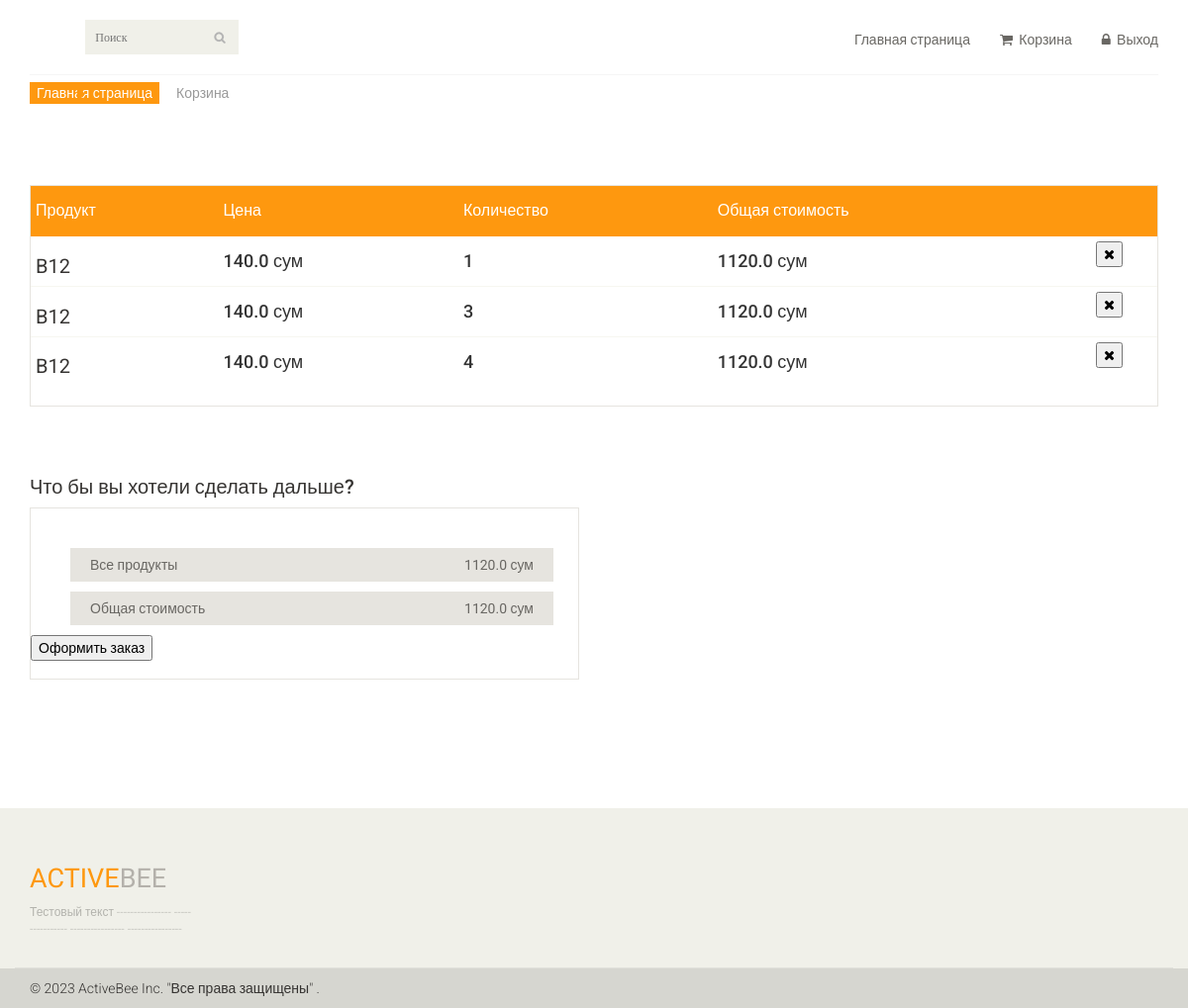
The app's page /basket (signed in), older data.
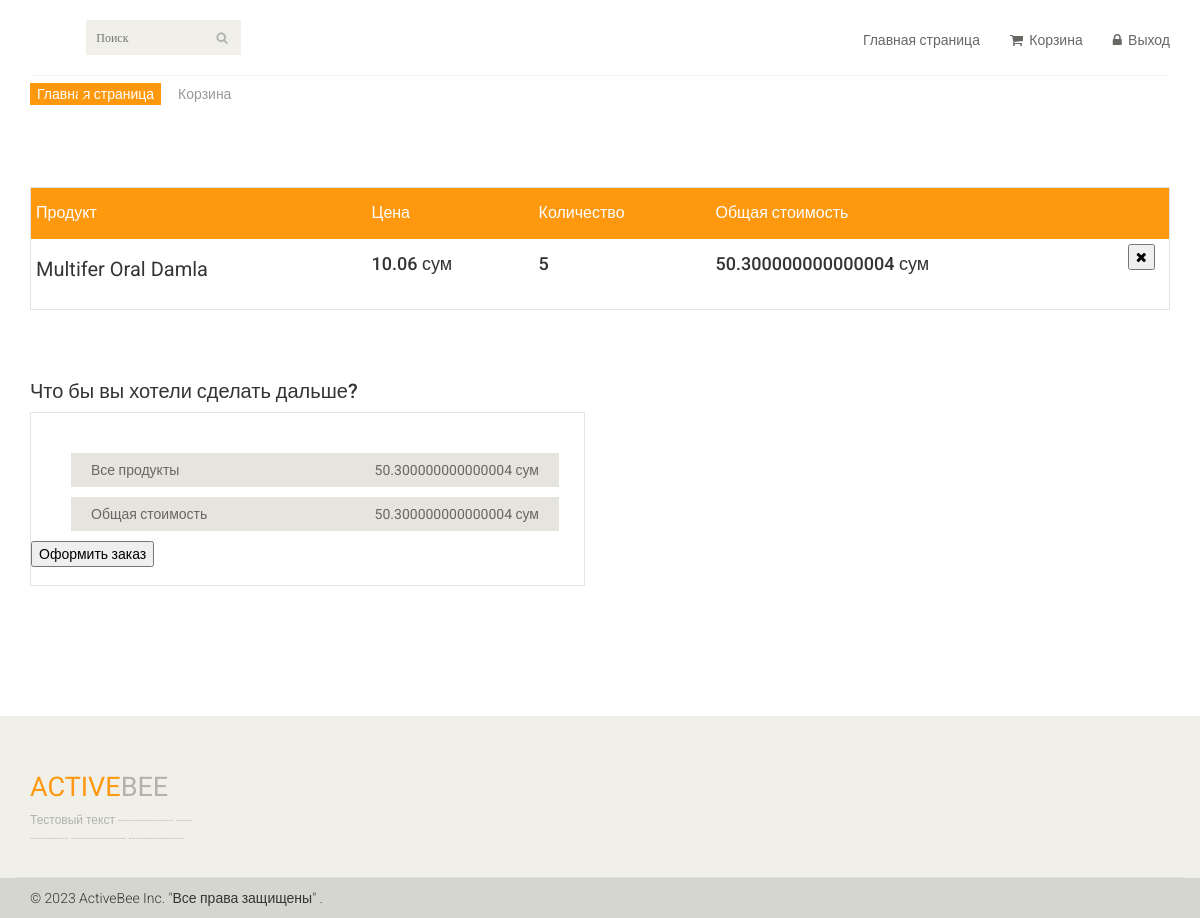
The same page, newer data.
### main_page/models.py (models this page shows, shortened)
class Basket(models.Model):
    user_id = models.IntegerField()
    user_product = models.ForeignKey(Product, on_delete=models.CASCADE)
    user_product_quantity = models.IntegerField()
    total_for_product = models.FloatField()

class Product(models.Model):
    product_name = models.CharField(max_length=125) #Создаем категорию с именами
    product_count = models.IntegerField() #Создаем категорию с количеством
    product_price = models.FloatField() #Создаем категорию с ценой
    product_photo = models.ImageField(upload_to='media') #Создаем категорию с фото
    product_des = models.TextField() #Создаем категорию с описанием
    product_category = models.ForeignKey(Category, on_delete=models.CASCADE) #прописали вызов категории и удаление товара
    reg_date = models.DateTimeField(auto_now_add=True) #Создаем категорию с датой и временем
    def __str__(self):
        return self.product_name

### main_page/views.py (the view)
# urls.py: path('basket',views.get_Basket),
def get_Basket(request):
    basket = Basket.objects.filter(user_id = request.user.id)
    total = sum([i.total_for_product for i in basket])
    return render(request, 'user_cart.html', {'cart': basket, "total":total})

### main_page/templates/user_cart.html (shortened to what this page needs)
{% extends 'index.html' %}
{% block content %}
	<section id="cart_items">
		<div class="container">
			<div class="breadcrumbs">
				<ol class="breadcrumb">
				  <li><a href="/">Главная страница</a></li>
				  <li class="active">Корзина</li>
				</ol>
			</div>
			<div class="table-responsive cart_info">
				<table class="table table-condensed">
					<thead>
						<tr class="cart_menu">
							<td class="description">Продукт</td>
							<td class="price">Цена</td>
							<td class="quantity">Количество</td>
							<td class="total">Общая стоимость</td>
							<td></td>
						</tr>
					</thead>
					<tbody>
					{% for i in cart %}
						<tr>
							<td class="cart_description">
								<h4><a href="/item/{{ i.user_product.id }}">{{ i.user_product }}</a></h4>
							</td>
							<td class="cart_price">
								<h4>{{ i.user_product.product_price }} сум</h4>
							</td>
							<td class="cart_quantity">
								<h4>{{ i.user_product_quantity }}</h4>
							</td>
							<td class="cart_total">
								<h4>{{ total }} сум</h4>
							</td>
							<td class="cart_delete">
								<form action="/del_item/{{ i.id }}" method="post">
									<button><i class="fa fa-times"></i></button>
								</form>
							</td>
						</tr>
					{% endfor %}
					</tbody>
				</table>
			</div>
		</div>
	</section>
	<section id="do_action">
		<div class="container">
			<div class="heading">
				<h3>Что бы вы хотели сделать дальше?</h3>
			</div>
			<div class="row">
				<div class="col-sm-6">
					<div class="total_area">
						<ul>
							<li>Все продукты <span>{{ total }} сум</span></li>
							<li>Общая стоимость <span>{{ total }} сум</span></li>
						</ul>
							<form method="POST" action="/order">
								<button>Оформить заказ</button>
							</form>
					</div>
				</div>
			</div>
		</div>
	</section>
{% endblock content %}

Row changes from the older to the newer data that the page shows:
removed Basket: user_product "B12", user_product.product_price "140.0", user_product_quantity "1", total "1120.0"
removed Basket: user_product "B12", user_product.product_price "140.0", user_product_quantity "3", total "1120.0"
removed Basket: user_product "B12", user_product.product_price "140.0", user_product_quantity "4", total "1120.0"
added Basket: user_product "Multifer Oral Damla", user_product.product_price "10.06", user_product_quantity "5", total_for_product "50.300000000000004"
Text that changed along with them:
{{ total }}: "1120.0" → "50.300000000000004"
